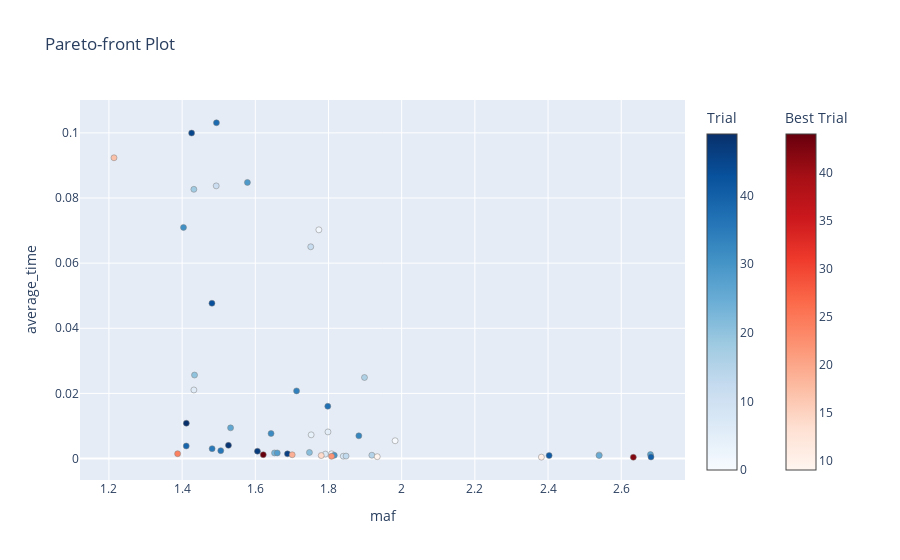

Here is the notebook cell this chart was saved with:
### Markdown cell above
## Visualize Hypercube study results

### Code cell
plot_pareto_front(hypercube_study, target_names=['maf', 'average_time'])

### Figure 1 — Plotly figure (JSON) as saved in the notebook; plotly's stock layout.template omitted (floating-point values rounded to 4 significant figures)
{"data": [{"hovertemplate": "%{text}<extra>Trial</extra>", "marker": {"color": [0, 1, 2, 3, 4, 5, 6, 7, 8, 11, 12, 13, 15, 16, 18, 20, 21, 23, 25, 26, 27, 28, 29, 30, 31, 32, 33, 34, 35, 36, 37, 38, 39, 40, 41, 43, 45, 46, 47, 48, 49], "colorbar": {"title": {"text": "Trial"}}, "colorscale": [[0, "rgb(247,251,255)"], [0.125, "rgb(222,235,247)"], [0.25, "rgb(198,219,239)"], [0.375, "rgb(158,202,225)"], [0.5, "rgb(107,174,214)"], [0.625, "rgb(66,146,198)"], [0.75, "rgb(33,113,181)"], [0.875, "rgb(8,81,156)"], [1, "rgb(8,48,107)"]], "line": {"color": "Grey", "width": 0.5}}, "mode": "markers", "showlegend": false, "text": ["{<br>  \"number\": 0,<br>  \"values\": [<br>    1.9820858777568677,<br>    0.0054666<br>  ],<br>  \"params\": {<br>    \"k\": 15,<br>    \"M\": 3181,<br>    \"probes\": 31<br>  }<br>}", "{<br>  \"number\": 1,<br>  \"values\": [<br>    1.7737250814991719,<br>    0.0702306<br>  ],<br>  \"params\": {<br>    \"k\": 28,<br>    \"M\": 1684,<br>    \"probes\": 200<br>  }<br>}", "{<br>  \"number\": 2,<br>  \"values\": [<br>    2.5395984074472704,<br>    0.0011132000000000002<br>  ],<br>  \"params\": {<br>    \"k\": 3,<br>    \"M\": 4056,<br>    \"probes\": 665<br>  }<br>}", "{<br>  \"number\": 3,<br>  \"values\": [<br>    1.8083326113265408,<br>    0.0014605999999999998<br>  ],<br>  \"params\": {<br>    \"k\": 4,<br>    \"M\": 3130,<br>    \"probes\": 921<br>  }<br>}", "{<br>  \"number\": 4,<br>  \"values\": [<br>    1.752688660258667,<br>    0.0072838<br>  ],<br>  \"params\": {<br>    \"k\": 16,<br>    \"M\": 25,<br>    \"probes\": 750<br>  }<br>}", "{<br>  \"number\": 5,<br>  \"values\": [<br>    1.7985897656818197,<br>    0.008184499999999999<br>  ],<br>  \"params\": {<br>    \"k\": 15,<br>    \"M\": 852,<br>    \"probes\": 802<br>  }<br>}", "{<br>  \"number\": 6,<br>  \"values\": [<br>    1.4322010253695117,<br>    0.0210656<br>  ],<br>  \"params\": {<br>    \"k\": 18,<br>    \"M\": 1551,<br>    \"probes\": 836<br>  }<br>}", "{<br>  \"number\": 7,<br>  \"values\": [<br>    1.7916286942867166,<br>    0.0013756<br>  ],<br>  \"params\": {<br>    \"k\": 5,<br>    \"M\": 264,<br>    \"probes\": 853<br>  }<br>}", "{<br>  \"number\": 8,<br>  \"values\": [<br>    1.8403353729480714,<br>    0.0007258000000000001<br>  ],<br>  \"params\": {<br>    \"k\": 8,<br>    \"M\": 636,<br>    \"probes\": 307<br>  }<br>}", "{<br>  \"number\": 11,<br>  \"values\": [<br>    1.4931837310582181,<br>    0.08372530000000002<br>  ],<br>  \"params\": {<br>    \"k\": 28,<br>    \"M\": 2772,<br>    \"probes\": 533<br>  }<br>}", "{<br>  \"number\": 12,<br>  \"values\": [<br>    1.7515089323386144,<br>    0.06502309999999999<br>  ],<br>  \"params\": {<br>    \"k\": 24,<br>    \"M\": 4983,<br>    \"probes\": 362<br>  }<br>}", "{<br>  \"number\": 13,<br>  \"values\": [<br>    1.8480215745938111,<br>    0.0007619<br>  ],<br>  \"params\": {<br>    \"k\": 11,<br>    \"M\": 3458,<br>    \"probes\": 80<br>  }<br>}", "{<br>  \"number\": 15,<br>  \"values\": [<br>    1.9185473220696934,<br>    0.0010255000000000002<br>  ],<br>  \"params\": {<br>    \"k\": 4,<br>    \"M\": 460,<br>    \"probes\": 683<br>  }<br>}", "{<br>  \"number\": 16,<br>  \"values\": [<br>    1.8983355548347576,<br>    0.0248911<br>  ],<br>  \"params\": {<br>    \"k\": 23,<br>    \"M\": 1407,<br>    \"probes\": 103<br>  }<br>}", "{<br>  \"number\": 18,<br>  \"values\": [<br>    1.432066949046283,<br>    0.08266860000000001<br>  ],<br>  \"params\": {<br>    \"k\": 29,<br>    \"M\": 3073,<br>    \"probes\": 598<br>  }<br>}", "{<br>  \"number\": 20,<br>  \"values\": [<br>    1.433949666368659,<br>    0.0256446<br>  ],<br>  \"params\": {<br>    \"k\": 22,<br>    \"M\": 1540,<br>    \"probes\": 678<br>  }<br>}", "{<br>  \"number\": 21,<br>  \"values\": [<br>    1.7479305902294213,<br>    0.0018781<br>  ],<br>  \"params\": {<br>    \"k\": 12,<br>    \"M\": 3947,<br>    \"probes\": 203<br>  }<br>}", "{<br>  \"number\": 23,<br>  \"values\": [<br>    1.65249975838885,<br>    0.0017244000000000003<br>  ],<br>  \"params\": {<br>    \"k\": 12,<br>    \"M\": 1414,<br>    \"probes\": 509<br>  }<br>}", "{<br>  \"number\": 25,<br>  \"values\": [<br>    2.5395984074472704,<br>    0.0009441<br>  ],<br>  \"params\": {<br>    \"k\": 2,<br>    \"M\": 127,<br>    \"probes\": 560<br>  }<br>}", "{<br>  \"number\": 26,<br>  \"values\": [<br>    1.5324523419170595,<br>    0.009423999999999998<br>  ],<br>  \"params\": {<br>    \"k\": 19,<br>    \"M\": 2362,<br>    \"probes\": 424<br>  }<br>}", "{<br>  \"number\": 27,<br>  \"values\": [<br>    2.6798375748725642,<br>    0.0012371<br>  ],<br>  \"params\": {<br>    \"k\": 6,<br>    \"M\": 4412,<br>    \"probes\": 750<br>  }<br>}", "{<br>  \"number\": 28,<br>  \"values\": [<br>    1.6600460654074185,<br>    0.0017255<br>  ],<br>  \"params\": {<br>    \"k\": 8,<br>    \"M\": 942,<br>    \"probes\": 954<br>  }<br>}", "{<br>  \"number\": 29,<br>  \"values\": [<br>    1.5784707563781106,<br>    0.08478260000000001<br>  ],<br>  \"params\": {<br>    \"k\": 30,<br>    \"M\": 733,<br>    \"probes\": 305<br>  }<br>}", "{<br>  \"number\": 30,<br>  \"values\": [<br>    1.815838589777603,<br>    0.0010017000000000001<br>  ],<br>  \"params\": {<br>    \"k\": 12,<br>    \"M\": 3132,<br>    \"probes\": 223<br>  }<br>}", "{<br>  \"number\": 31,<br>  \"values\": [<br>    1.4037587023157931,<br>    0.0709628<br>  ],<br>  \"params\": {<br>    \"k\": 23,<br>    \"M\": 3958,<br>    \"probes\": 464<br>  }<br>}", "{<br>  \"number\": 32,<br>  \"values\": [<br>    1.6430260793612481,<br>    0.007685900000000001<br>  ],<br>  \"params\": {<br>    \"k\": 17,<br>    \"M\": 1672,<br>    \"probes\": 307<br>  }<br>}", "{<br>  \"number\": 33,<br>  \"values\": [<br>    1.8829153239193481,<br>    0.006983100000000001<br>  ],<br>  \"params\": {<br>    \"k\": 17,<br>    \"M\": 4968,<br>    \"probes\": 156<br>  }<br>}", "{<br>  \"number\": 34,<br>  \"values\": [<br>    1.712759557150828,<br>    0.0207769<br>  ],<br>  \"params\": {<br>    \"k\": 18,<br>    \"M\": 4624,<br>    \"probes\": 366<br>  }<br>}", "{<br>  \"number\": 35,<br>  \"values\": [<br>    1.482006611552869,<br>    0.0030407000000000003<br>  ],<br>  \"params\": {<br>    \"k\": 14,<br>    \"M\": 2216,<br>    \"probes\": 196<br>  }<br>}", "{<br>  \"number\": 36,<br>  \"values\": [<br>    1.5056455023888717,<br>    0.002436<br>  ],<br>  \"params\": {<br>    \"k\": 11,<br>    \"M\": 2095,<br>    \"probes\": 840<br>  }<br>}", "{<br>  \"number\": 37,<br>  \"values\": [<br>    1.7980922283138767,<br>    0.0160522<br>  ],<br>  \"params\": {<br>    \"k\": 21,<br>    \"M\": 1689,<br>    \"probes\": 191<br>  }<br>}", "{<br>  \"number\": 38,<br>  \"values\": [<br>    1.4938208735559628,<br>    0.1031069<br>  ],<br>  \"params\": {<br>    \"k\": 28,<br>    \"M\": 4500,<br>    \"probes\": 758<br>  }<br>}", "{<br>  \"number\": 39,<br>  \"values\": [<br>    1.411292625588669,<br>    0.0038618<br>  ],<br>  \"params\": {<br>    \"k\": 15,<br>    \"M\": 2924,<br>    \"probes\": 653<br>  }<br>}", "{<br>  \"number\": 40,<br>  \"values\": [<br>    2.6813315150306347,<br>    0.0004785000000000001<br>  ],<br>  \"params\": {<br>    \"k\": 2,<br>    \"M\": 2575,<br>    \"probes\": 200<br>  }<br>}", "{<br>  \"number\": 41,<br>  \"values\": [<br>    2.402988384368219,<br>    0.0009278<br>  ],<br>  \"params\": {<br>    \"k\": 4,<br>    \"M\": 24,<br>    \"probes\": 519<br>  }<br>}", "{<br>  \"number\": 43,<br>  \"values\": [<br>    1.4815507560538244,<br>    0.04768289999999999<br>  ],<br>  \"params\": {<br>    \"k\": 23,<br>    \"M\": 732,<br>    \"probes\": 947<br>  }<br>}", "{<br>  \"number\": 45,<br>  \"values\": [<br>    1.4259423703847074,<br>    0.099945<br>  ],<br>  \"params\": {<br>    \"k\": 29,<br>    \"M\": 3494,<br>    \"probes\": 682<br>  }<br>}", "{<br>  \"number\": 46,<br>  \"values\": [<br>    1.6878746444665818,<br>    0.0014487000000000002<br>  ],<br>  \"params\": {<br>    \"k\": 8,<br>    \"M\": 1530,<br>    \"probes\": 815<br>  }<br>}", "{<br>  \"number\": 47,<br>  \"values\": [<br>    1.6058316314503709,<br>    0.0022613<br>  ],<br>  \"params\": {<br>    \"k\": 12,<br>    \"M\": 3260,<br>    \"probes\": 914<br>  }<br>}", "{<br>  \"number\": 48,<br>  \"values\": [<br>    1.5266650041139054,<br>    0.004064<br>  ],<br>  \"params\": {<br>    \"k\": 15,<br>    \"M\": 2756,<br>    \"probes\": 230<br>  }<br>}", "{<br>  \"number\": 49,<br>  \"values\": [<br>    1.4115338545030527,<br>    0.010862<br>  ],<br>  \"params\": {<br>    \"k\": 16,<br>    \"M\": 1699,<br>    \"probes\": 847<br>  }<br>}"], "type": "scatter", "x": [1.982, 1.774, 2.54, 1.808, 1.753, 1.799, 1.432, 1.792, 1.84, 1.493, 1.752, 1.848, 1.919, 1.898, 1.432, 1.434, 1.748, 1.652, 2.54, 1.532, 2.68, 1.66, 1.578, 1.816, 1.404, 1.643, 1.883, 1.713, 1.482, 1.506, 1.798, 1.494, 1.411, 2.681, 2.403, 1.482, 1.426, 1.688, 1.606, 1.527, 1.412], "y": [0.005467, 0.07023, 0.001113, 0.001461, 0.007284, 0.008184, 0.02107, 0.001376, 0.0007258, 0.08373, 0.06502, 0.0007619, 0.001026, 0.02489, 0.08267, 0.02564, 0.001878, 0.001724, 0.0009441, 0.009424, 0.001237, 0.001726, 0.08478, 0.001002, 0.07096, 0.007686, 0.006983, 0.02078, 0.003041, 0.002436, 0.01605, 0.1031, 0.003862, 0.0004785, 0.0009278, 0.04768, 0.09995, 0.001449, 0.002261, 0.004064, 0.01086]}, {"hovertemplate": "%{text}<extra>Best Trial</extra>", "marker": {"color": [9, 10, 14, 17, 19, 22, 24, 42, 44], "colorbar": {"title": {"text": "Best Trial"}, "x": 1.1, "xpad": 40}, "colorscale": [[0, "rgb(255,245,240)"], [0.125, "rgb(254,224,210)"], [0.25, "rgb(252,187,161)"], [0.375, "rgb(252,146,114)"], [0.5, "rgb(251,106,74)"], [0.625, "rgb(239,59,44)"], [0.75, "rgb(203,24,29)"], [0.875, "rgb(165,15,21)"], [1, "rgb(103,0,13)"]], "line": {"color": "Grey", "width": 0.5}}, "mode": "markers", "showlegend": false, "text": ["{<br>  \"number\": 9,<br>  \"values\": [<br>    1.9332440185941568,<br>    0.0005749<br>  ],<br>  \"params\": {<br>    \"k\": 4,<br>    \"M\": 66,<br>    \"probes\": 305<br>  }<br>}", "{<br>  \"number\": 10,<br>  \"values\": [<br>    2.381787456413473,<br>    0.00044039999999999997<br>  ],<br>  \"params\": {<br>    \"k\": 8,<br>    \"M\": 2748,<br>    \"probes\": 124<br>  }<br>}", "{<br>  \"number\": 14,<br>  \"values\": [<br>    1.780159117933763,<br>    0.0009214<br>  ],<br>  \"params\": {<br>    \"k\": 4,<br>    \"M\": 1966,<br>    \"probes\": 570<br>  }<br>}", "{<br>  \"number\": 17,<br>  \"values\": [<br>    1.2138728669424221,<br>    0.09235270000000001<br>  ],<br>  \"params\": {<br>    \"k\": 26,<br>    \"M\": 4453,<br>    \"probes\": 980<br>  }<br>}", "{<br>  \"number\": 19,<br>  \"values\": [<br>    1.7008422594541597,<br>    0.0011613<br>  ],<br>  \"params\": {<br>    \"k\": 2,<br>    \"M\": 24,<br>    \"probes\": 804<br>  }<br>}", "{<br>  \"number\": 22,<br>  \"values\": [<br>    1.8083326113265408,<br>    0.0006953<br>  ],<br>  \"params\": {<br>    \"k\": 4,<br>    \"M\": 3099,<br>    \"probes\": 359<br>  }<br>}", "{<br>  \"number\": 24,<br>  \"values\": [<br>    1.3877293557617412,<br>    0.001493<br>  ],<br>  \"params\": {<br>    \"k\": 9,<br>    \"M\": 2943,<br>    \"probes\": 740<br>  }<br>}", "{<br>  \"number\": 42,<br>  \"values\": [<br>    2.633067072700275,<br>    0.0004029<br>  ],<br>  \"params\": {<br>    \"k\": 5,<br>    \"M\": 4957,<br>    \"probes\": 140<br>  }<br>}", "{<br>  \"number\": 44,<br>  \"values\": [<br>    1.621818005658229,<br>    0.0011896<br>  ],<br>  \"params\": {<br>    \"k\": 8,<br>    \"M\": 4351,<br>    \"probes\": 679<br>  }<br>}"], "type": "scatter", "x": [1.933, 2.382, 1.78, 1.214, 1.701, 1.808, 1.388, 2.633, 1.622], "y": [0.0005749, 0.0004404, 0.0009214, 0.09235, 0.001161, 0.0006953, 0.001493, 0.0004029, 0.00119]}], "layout": {"title": {"text": "Pareto-front Plot"}, "xaxis": {"title": {"text": "maf"}}, "yaxis": {"title": {"text": "average_time"}}}}
